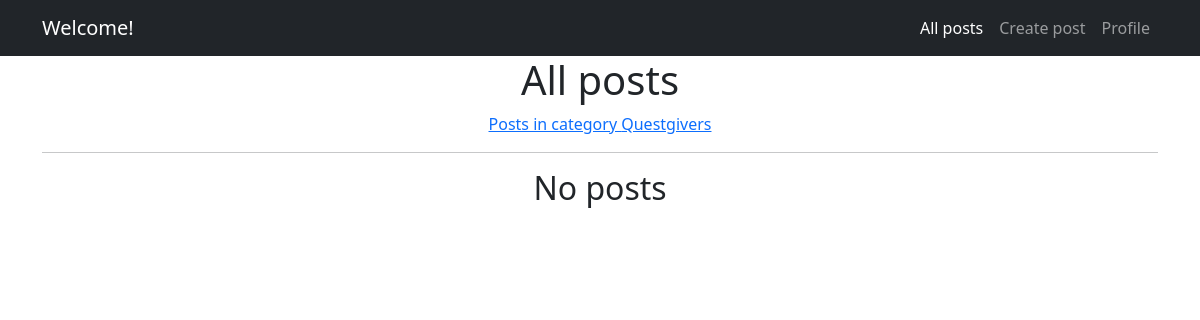
Before: /category/6/ with the older database file.
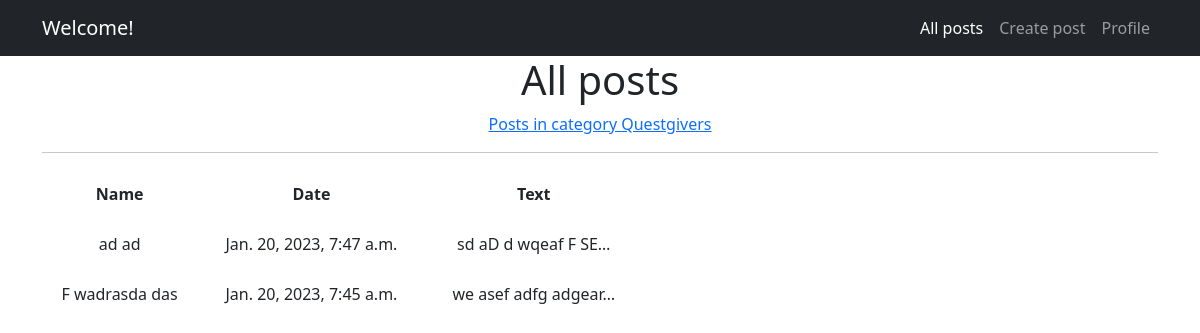
After: the same page with the newer database file.
### board/models.py (models this page shows, shortened)
class Post(models.Model):
    date = models.DateTimeField(auto_now_add=True)
    header = models.CharField(max_length=64)
    text = models.TextField()
    files = models.FileField(upload_to ='uploads/', null=True, blank=True)
    author = models.ForeignKey(User, null=True, on_delete=models.CASCADE)
    category = models.ForeignKey(Category, on_delete=models.CASCADE,)

### board/views.py (the view)
# urls.py: path('category/<int:pk>/', CategoryListView.as_view(), name='categorylist'),
class CategoryListView(ListView):
    model = Post
    template_name = 'category_list.html'
    context_object_name = 'category_list'
    def get_queryset(self):
        self.category = get_object_or_404(Category, id=self.kwargs['pk'])
        queryset = Post.objects.filter(category=self.category).order_by('-date')
        return queryset
    def get_context_data(self, **kwargs):
        context = super().get_context_data(**kwargs)
        context['category'] = self.category
        return context

### board/models.py (called while the page is built)
    def __str__(self):
        return self.name.title()

### board/templates/category_list.html (shortened to what this page needs)
{% extends 'flatpages/default.html' %}
{% block content %}
    <h1 class="text-center">All posts</h1>
    <a href="/posts/">Posts in category {{ category }}</a>
    <hr>
    {% if category_list %}
        <table style="width:600px; height:150px">
            <tr>
                <td><b>Name</b></td>
                <td><b>Date</b></td>
                <td><b>Text</b></td>
            </tr>
            {% for post in category_list %}
            <tr>
                <td>{{ post.header }}</td>
                <td>{{ post.date }}</td>
                <td>{{ post.text | truncatechars:20 }}</td>
            </tr>
            {% endfor %}
        </table>
    {% else %}
        <h2>No posts</h2>
    {% endif %}
{% endblock content %}

Changed rows visible on the page:
added Post: header "ad ad", date "Jan. 20, 2023, 7:47 a.m.", text "sd aD d wqeaf F SE…"
added Post: header "F wadrasda das", date "Jan. 20, 2023, 7:45 a.m.", text "we asef adfg adgear…"
Other visible differences:
text no longer shown: "No posts"
text now shown: "Name Date Text"
